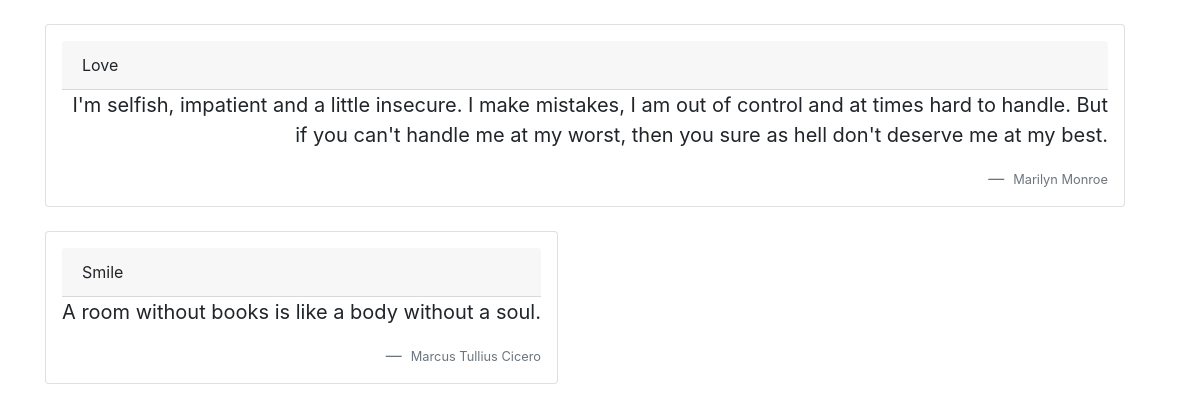
The page / on the database its author committed.
### quotes/models.py (models this page shows, shortened)
class Quote(models.Model):
    quote = models.TextField()
    author = models.CharField(max_length = 200)
    quote_category = models.ForeignKey(
        'QuoteCategory',
        on_delete = models.CASCADE
     )

class QuoteCategory(models.Model):
    title = models.CharField(max_length = 50 ) # method of django CharField()

### quotes/views.py (the view)
# urls.py: path('', views.HomeView.as_view(), name = "home")
class HomeView(ListView):
    template_name = "home.html"
    model = Quote
    def get_queryset(self):
        query_set = super().get_queryset()
        return query_set.select_related
        ('quote_category')

### templates/home.html
{% extends 'base.html' %}
{% block body %}
    <br>
    <div class="container">
        {% for quote in object_list %}
        <div class="row col-md-12">
            <div class="card p-3 text-right">
                <div class="card-header text-left">
                        {{ quote.quote_category.title }}
                </div>
                <blockquote class="blockquote mb-0">
                    <p>{{ quote.quote}}</p>
                    <footer class="blockquote-footer">
                    <small class="text-muted">
                        {{ quote.author }}
                    </small>
                    </footer>
                </blockquote>
            </div>
        </div>
        <br>
        {% endfor %}
    </div>
{% endblock body%}

### templates/base.html (shortened to what this page needs)
<!DOCTYPE html>
<html lang="en">
<head>
    <link rel="stylesheet" href="https://stackpath.bootstrapcdn.com/bootstrap/4.4.1/css/bootstrap.min.css">
</head>
<body>
    {% block body %}
    {% endblock body %}
</body>
</html>

### rows shown on the page
Quote: quote_category "Love", quote "I'm selfish, impatient and a little insecure. I make mistakes, I am out of control and at times hard to handle. But if you can't handle me at my worst, then you sure as hell don't deserve me at my best.", author "Marilyn Monroe"
Quote: quote_category "Smile", quote "A room without books is like a body without a soul.", author "Marcus Tullius Cicero"
